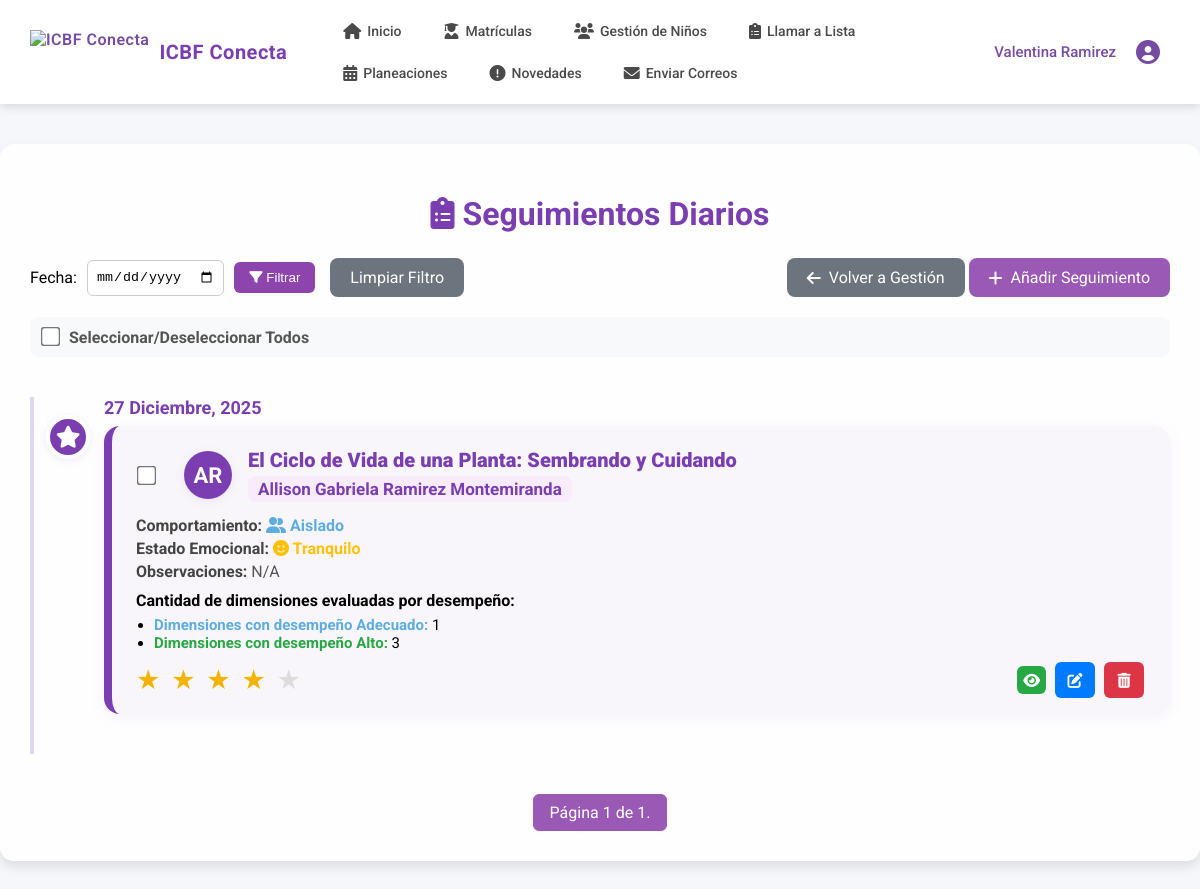
Screenshot of /desarrollo/seguimiento/listado/ (signed in) with the database file from the repository.
### desarrollo/models.py (models this page shows, shortened)
class SeguimientoDiario(models.Model):
    nino = models.ForeignKey(Nino, on_delete=models.CASCADE, related_name='seguimientos_diarios')
    planeacion = models.ForeignKey(Planeacion, on_delete=models.CASCADE, related_name='seguimientos_diarios')
    fecha = models.DateField()
    COMPORTAMIENTO_CHOICES = [
        ('participativo', 'Participativo'),
        ('aislado', 'Aislado'),
        ('impulsivo', 'Impulsivo'),
        ('inquieto', 'Inquieto'),
        ('tranquilo', 'Tranquilo'),
        ('colaborativo', 'Colaborativo'),
    ]
    ESTADO_EMOCIONAL_CHOICES = [
        ('alegre', 'Alegre'),
        ('tranquilo', 'Tranquilo'),
        ('curioso', 'Curioso'),
        ('motivado', 'Motivado'),
        ('carinoso', 'Cariñoso'),
        ('cansado', 'Cansado'),
        ('triste', 'Triste'),
        ('ansioso', 'Ansioso'),
        ('frustrado', 'Frustrado'),
        ('enojado', 'Enojado / Irritado'),
        ('timido', 'Tímido / Inseguro'),
        ('aislado_emocional', 'Aislado (poco participativo)'),
    ]
    comportamiento_general = models.CharField(
        max_length=20, choices=COMPORTAMIENTO_CHOICES,
        verbose_name="Comportamiento general del niño", null=True, blank=True
    )
    estado_emocional = models.CharField(
        max_length=20, choices=ESTADO_EMOCIONAL_CHOICES,
        verbose_name="Estado emocional del niño", null=True, blank=True
    )
    observaciones = models.TextField(
        verbose_name="Observaciones del educador",
        blank=True, null=True
    )
    observacion_relevante = models.BooleanField(
        default=False,
        blank=True,
        verbose_name="¿Esta observación es relevante para el desarrollo del niño?",
        help_text="Marcar si la observación debe ser considerada en los informes de desarrollo."
    )
    valoracion = models.PositiveSmallIntegerField(
        verbose_name="Valoración del día",
        validators=[MinValueValidator(1), MaxValueValidator(5)],
        null=True, blank=True,
        help_text="Calificación de 1 a 5 estrellas."
    )
    class Meta:
        verbose_name = "Seguimiento Diario"
        verbose_name_plural = "Seguimientos Diarios"
        unique_together = ('nino', 'fecha') # Asegura un solo seguimiento por niño y día
        ordering = ['-fecha', 'nino']

class EvaluacionDimension(models.Model):
    DESEMPENO_CHOICES = [
        ('alto', 'Alto'),
        ('adecuado', 'Adecuado'),
        ('proceso', 'En Proceso'),
        ('bajo', 'Bajo'),
    ]
    seguimiento = models.ForeignKey(SeguimientoDiario, on_delete=models.CASCADE, related_name='evaluaciones_dimension')
    dimension = models.ForeignKey('planeaciones.Dimension', on_delete=models.CASCADE)
    desempeno = models.CharField(max_length=10, choices=DESEMPENO_CHOICES)
    observacion = models.TextField(blank=True, null=True)
    class Meta:
        unique_together = ('seguimiento', 'dimension')

### core/models.py (models this page shows, shortened)
class Nino(models.Model):
    TIPO_SANGRE_CHOICES = [
        ('O+', 'O+'), ('O-', 'O-'), ('A+', 'A+'), ('A-', 'A-'),
        ('B+', 'B+'), ('B-', 'B-'), ('AB+', 'AB+'), ('AB-', 'AB-')
    ]
    PARENTESCO_CHOICES = [
        ('padre', 'Padre'), ('madre', 'Madre'), ('tutor', 'Tutor'),
        ('abuelo', 'Abuelo/a'), ('tio', 'Tío/a'), ('hermano', 'Hermano/a'),
        ('otro', 'Otro')
    ]
    nombres = models.CharField(max_length=50)
    apellidos = models.CharField(max_length=50)
    fecha_nacimiento = models.DateField()
    documento = models.BigIntegerField(null=True, blank=True)
    genero = models.CharField(
        max_length=20,
        null=True,
        blank=True,
        choices=[
            ('masculino', 'masculino'),
            ('femenino', 'femenino'),
            ('otro', 'otro'),
            ('no_especificado', 'no_especificado')
        ]
    )
    tipo_sangre = models.CharField(max_length=3, choices=TIPO_SANGRE_CHOICES, null=True, blank=True)
    parentesco = models.CharField(max_length=20, choices=PARENTESCO_CHOICES, null=True, blank=True)
    tiene_discapacidad = models.BooleanField(default=False)
    tipos_discapacidad = models.ManyToManyField('Discapacidad', blank=True)
    otra_discapacidad = models.CharField(max_length=100, null=True, blank=True)
    PAIS_NACIMIENTO_CHOICES = [
        ('', '-- Seleccione el país de nacimiento --'),
        ('colombia', 'Colombia'),
        ('venezuela', 'Venezuela'),
        ('ecuador', 'Ecuador'),
        ('peru', 'Perú'),
        ('panama', 'Panamá'),
        ('brasil', 'Brasil'),
        ('argentina', 'Argentina'),
        ('chile', 'Chile'),
        ('bolivia', 'Bolivia'),
        ('paraguay', 'Paraguay'),
        ('uruguay', 'Uruguay'),
        ('mexico', 'México'),
        ('costa_rica', 'Costa Rica'),
        ('nicaragua', 'Nicaragua'),
        ('honduras', 'Honduras'),
        ('guatemala', 'Guatemala'),
        ('el_salvador', 'El Salvador'),
        ('cuba', 'Cuba'),
        ('republica_dominicana', 'República Dominicana'),
        ('haiti', 'Haití'),
        ('estados_unidos', 'Estados Unidos'),
        ('canada', 'Canadá'),
        ('espana', 'España'),
        ('italia', 'Italia'),
        ('francia', 'Francia'),
        ('alemania', 'Alemania'),
        ('otro', 'Otro país')
    ]
    nacionalidad = models.CharField(
        max_length=50,
        choices=PAIS_NACIMIENTO_CHOICES,
        null=True,
        blank=True,
        verbose_name="País de nacimiento"
    )
    otro_pais = models.CharField(max_length=50, null=True, blank=True, verbose_name="Otro país (especifique)")
    fecha_ingreso = models.DateField(auto_now_add=True, verbose_name="Fecha de ingreso al hogar")
    hogar = models.ForeignKey(HogarComunitario, on_delete=models.PROTECT, related_name='ninos')
    padre = models.ForeignKey(Padre, on_delete=models.CASCADE, related_name='ninos')
    foto = models.FileField(upload_to='ninos/fotos/', null=True, blank=True)
    carnet_vacunacion = models.FileField(upload_to='ninos/vacunacion/', null=True, blank=True)
    certificado_eps = models.FileField(upload_to='ninos/eps/', null=True, blank=True)
    fecha_registro = models.DateTimeField(auto_now_add=True)
    registro_civil_img = models.FileField(upload_to='ninos/registro_civil/', null=True, blank=True)
    class Meta:
        db_table = 'ninos'

### planeaciones/models.py (models this page shows, shortened)
class Planeacion(models.Model):
    madre = models.ForeignKey(settings.AUTH_USER_MODEL, on_delete=models.CASCADE)
    fecha = models.DateField()
    nombre_experiencia = models.CharField(max_length=200)
    intencionalidad_pedagogica = models.TextField()
    materiales_utilizar = models.TextField()
    ambiente_educativo = models.TextField()
    experiencia_inicio = models.TextField()
    experiencia_pedagogica = models.TextField()
    cierre_experiencia = models.TextField()
    situaciones_presentadas = models.TextField()
    dimensiones = models.ManyToManyField(Dimension, blank=True)

### desarrollo/views.py (the view)
# urls.py: path('seguimiento/listado/', views.listar_seguimientos, name='listar_seguimientos'),
@login_required
def listar_seguimientos(request):
    if request.user.rol.nombre_rol != 'madre_comunitaria':
        return redirect('role_redirect')
    try:
        hogar_madre = HogarComunitario.objects.get(madre__usuario=request.user)
    except HogarComunitario.DoesNotExist:
        return render(request, 'madre/seguimiento_diario_list.html', {'error': 'No tienes un hogar asignado.'})
    nino_id_filtro = request.GET.get('nino')
    fecha_str = request.GET.get('fecha')
    nino_filtrado = None
    seguimientos_query = SeguimientoDiario.objects.filter(
        nino__hogar=hogar_madre
    ).select_related(
        'nino', 'planeacion'
    ).prefetch_related('evaluaciones_dimension').order_by('-fecha')
    if nino_id_filtro:
        seguimientos_query = seguimientos_query.filter(nino__id=nino_id_filtro)
        try:
            nino_filtrado = Nino.objects.get(id=nino_id_filtro)
        except Nino.DoesNotExist:
            pass # No se encontró el niño
    if fecha_str:
        try:
            fecha_obj = datetime.strptime(fecha_str, '%Y-%m-%d').date()
            seguimientos_query = seguimientos_query.filter(fecha=fecha_obj)
        except (ValueError, TypeError):
            fecha_str = None # Ignorar fecha inválida
    else:
        fecha_str = None
    paginator = Paginator(seguimientos_query, 3) # Mostrar 6 seguimientos por página
    page_number = request.GET.get('page')
    page_obj = paginator.get_page(page_number)
    filtros = {
        'nino': nino_id_filtro,
        'fecha': fecha_str,
    }
    return render(request, 'madre/seguimiento_diario_list.html', {
        'seguimientos': page_obj, # Pasamos el objeto de página a la plantilla
        'fecha_filtro': fecha_str,
        'nino_id_filtro': nino_id_filtro,
        'nino_filtrado': nino_filtrado,
        'filtros': filtros,
    })

### templates/madre/seguimiento_diario_list.html (shortened to what this page needs)
{% load static %}
<!DOCTYPE html>
<html lang="es">
<head>
  <link href="https://cdnjs.cloudflare.com/ajax/libs/font-awesome/6.0.0-beta3/css/all.min.css" rel="stylesheet">
</head>
<body>
  {% include 'madre/navbar_madre.html' %}
  <div class="tabla-registros">
    <h1><i class="fas fa-clipboard-list"></i>
      Seguimientos Diarios
    </h1>
    <div class="filtros-y-botones">
      <form method="get" class="filtros-form">
        <label for="fecha_filtro">Fecha:</label>
        <input type="date" id="fecha_filtro" name="fecha" value="{{ fecha_filtro }}">
        <button type="submit"><i class="fas fa-filter"></i> Filtrar</button>
        <a href="{% url 'desarrollo:listar_seguimientos' %}{% if nino_id_filtro %}?nino={{ nino_id_filtro }}{% endif %}" class="btn-volver" style="margin-left: 5px;">Limpiar Filtro</a>
      </form>
      <div>
        <a href="{% url 'gestion_ninos' %}" class="btn-volver"><i class="fas fa-arrow-left"></i> Volver a Gestión</a>
        <a href="{% url 'desarrollo:registrar_seguimiento' %}{% if nino_id_filtro %}?nino={{ nino_id_filtro }}{% endif %}" class="btn-agregar">
          <i class="fas fa-plus"></i> Añadir Seguimiento
        </a>
      </div>
    </div>
    <form method="post" action="{% url 'desarrollo:eliminar_seguimientos_lote' %}" id="bulk-delete-form">
      <div class="acciones-lote" style="display: flex; justify-content: space-between; align-items: center; margin-bottom: 20px; padding: 10px; background-color: #f8f9fa; border-radius: 8px;">
        <div>
          <input type="checkbox" id="seleccionar-todos" class="seguimiento-checkbox" style="margin-right: 8px;">
          <label for="seleccionar-todos" style="font-weight: bold; color: #555;">Seleccionar/Deseleccionar Todos</label>
        </div>
      </div>
    {% if seguimientos.object_list %}
      <div class="timeline-vertical">
        {% for seguimiento in seguimientos.object_list %}
          {% with valoracion=seguimiento.valoracion|default:0 %}
            {% if valoracion >= 4 %}
              {% with icon_class="fa-star" color_class="card-alta" timeline_color_class="timeline-card-alta" %}
                <div class="timeline-event {{ timeline_color_class }}">
                  <div class="timeline-dot"><i class="fas {{ icon_class }}"></i></div>
                  <div class="timeline-content">
                    <div class="timeline-date">{{ seguimiento.fecha|date:"d F, Y" }}</div>
                    <div class="seguimiento-card-modern {{ color_class }}"
                         data-nino="{{ seguimiento.nino.nombres }} {{ seguimiento.nino.apellidos }}"
                         data-fecha="{{ seguimiento.fecha|date:'d F, Y' }}"
                         data-planeacion="{{ seguimiento.planeacion.nombre_experiencia }}"
                         data-participacion="{{ seguimiento.get_comportamiento_general_display }}"
                         data-comportamiento="{{ seguimiento.get_estado_emocional_display }}"
                         data-observaciones="{{ seguimiento.observaciones|default:'N/A' }}"
                         data-valoracion="{{ seguimiento.valoracion|default:0 }}"
                         data-obs-relevante="{{ seguimiento.observacion_relevante|yesno:'Sí,No' }}"                         data-evaluaciones='[{% for eval in seguimiento.evaluaciones_dimension.all %}{"dimension":"{{ eval.dimension.nombre|escapejs }}","desempeno":"{{ eval.get_desempeno_display|escapejs }}","observacion":"{{ eval.observacion|default_if_none:''|escapejs }}"}{% if not forloop.last %},{% endif %}{% endfor %}]'>
                      <div class="card-header-modern">
                        <input type="checkbox" name="seguimiento_ids" value="{{ seguimiento.id }}" class="seguimiento-checkbox">
                        <span class="avatar-modern {{ color_class }}">{{ seguimiento.nino.nombres|slice:":1" }}{{ seguimiento.nino.apellidos|slice:":1" }}</span>
                        <div>
                          <h3 style="margin-bottom: 2px;">{{ seguimiento.planeacion.nombre_experiencia }}</h3>
                          <span class="planeacion-label" style="font-size: 17px; color: #7a3eb1; font-weight: bold;">{{ seguimiento.nino.nombres }} {{ seguimiento.nino.apellidos }}</span>
                        </div>
                      </div>
                      <div class="card-body-modern">
                        <p><strong>Comportamiento:</strong> <span style="color: #5dade2; font-weight: bold;">
    <i class="fas fa-user-friends"></i> {{ seguimiento.get_comportamiento_general_display }}
  </span></p>
  <p><strong>Estado Emocional:</strong> <span style="color: #ffc107; font-weight: bold;">
    <i class="fas fa-smile"></i> {{ seguimiento.get_estado_emocional_display }}
  </span></p>
  {% if seguimiento.observacion_relevante and seguimiento.observaciones %}
    <div style="margin: 8px 0; background: #f8d7da; color: #721c24; border-radius: 8px; padding: 8px 12px; font-size: 15px; display: flex; align-items: center; gap: 8px;">
      <i class="fas fa-exclamation-circle"></i>
      <span><strong>Observación relevante:</strong> {{ seguimiento.observaciones|truncatewords:10 }}</span>
    </div>
  {% else %}
    <p><strong>Observaciones:</strong> <span style="color: #555;">{{ seguimiento.observaciones|default:'N/A'|truncatewords:10 }}</span></p>
  {% endif %}
  {% with evaluaciones=seguimiento.evaluaciones_dimension.all %}
    {% if evaluaciones %}
      {% regroup evaluaciones by desempeno as desempeno_list %}
      <div style="margin-top: 10px;">
        <strong>Cantidad de dimensiones evaluadas por desempeño:</strong>
        <ul style="margin: 6px 0 0 18px; padding: 0; font-size: 15px;">
          {% for group in desempeno_list %}
            <li>
              <span class="dim-{{ group.grouper }}">Dimensiones con desempeño {{ group.grouper|title }}:</span> {{ group.list|length }}
            </li>
          {% endfor %}
        </ul>
      </div>
    {% endif %}
  {% endwith %}
                      </div>
                      <div class="card-footer-modern">
                        <span class="display-stars" style="font-size: 1.7rem;">
                          {% for i in "12345" %}
                            {% if forloop.counter <= seguimiento.valoracion %}★{% else %}<span class="inactive">★</span>{% endif %}
                          {% endfor %}
                        </span>
                        <div class="acciones">
                            <button type="button" class="btn-accion btn-verde ver-detalles" title="Ver Detalles"><i class="fas fa-eye"></i></button>
                            <a href="{% url 'desarrollo:editar_seguimiento' seguimiento.id %}" class="btn-accion btn-azul" title="Editar"><i class="fas fa-edit"></i></a>
                            <a href="{% url 'desarrollo:eliminar_seguimiento' seguimiento.id %}" class="btn-accion btn-rojo" title="Eliminar" onclick="return confirm('¿Estás segura de que deseas eliminar este seguimiento? Esta acción no se puede deshacer.');"><i class="fas fa-trash-alt"></i></a>
                        </div>
                      </div>
                    </div>
                  </div>
                </div>
              {% endwith %}
            {% endif %}
          {% endwith %}
        {% endfor %}
      </div>
    {% else %}
      <p class="empty-message">No hay seguimientos diarios registrados para la fecha seleccionada.</p>
    {% endif %}
    </form>
      <div class="pagination">
        <span class="current">
          Página {{ seguimientos.number }} de {{ seguimientos.paginator.num_pages }}.
        </span>
      </div>
  </div>
</body>
</html>

### rows the page displays
SeguimientoDiario: fecha "27 Diciembre, 2025", nino.nombres "A", nino.apellidos "R", planeacion.nombre_experiencia "El Ciclo de Vida de una Planta: Sembrando y Cuidando", nino.nombres "Allison Gabriela", nino.apellidos "Ramirez Montemiranda", comportamiento_general "Aislado", estado_emocional "Tranquilo", observaciones "N/A", list|length "1" "3", valoracion 4 (drawn)
EvaluacionDimension: grouper "Adecuado"
EvaluacionDimension: grouper "Alto"

### other values shown
{{ nombre_madre }} "Valentina Ramirez"
{{ seguimientos.number }} "1"
{{ seguimientos.paginator.num_pages }} "1"
